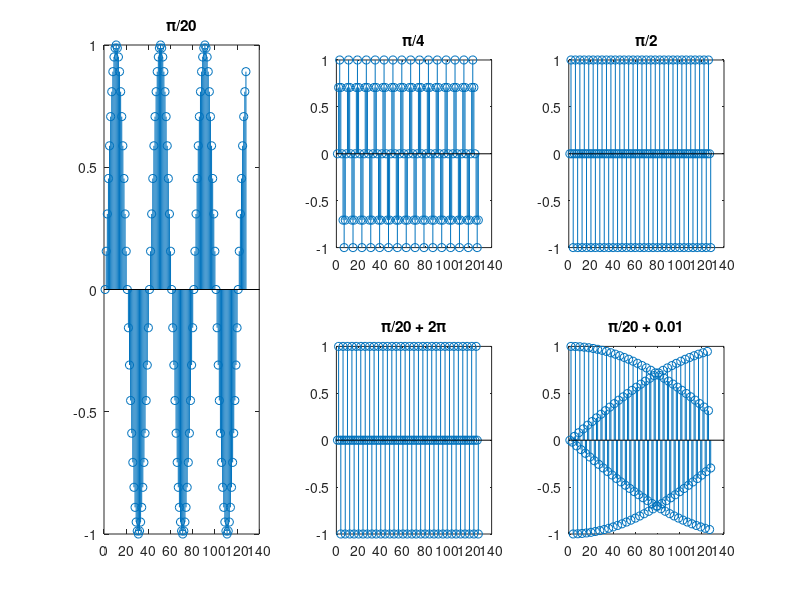

MATLAB code to generate this figure:
%sinusoidy o pulsacji znormalizowanej

n=[0:127];

xa=sin((pi/20)*n);
xb=sin((pi/4)*n);
xc=sin((pi/2)*n);
xd=sin((pi/2+2*pi)*n);
xe=sin((pi/2+0.01)*n);

subplot(131)
stem(xa)
title('\pi/20')
subplot(232)
stem(xb)
title('\pi/4')
subplot(233)
stem(xc)
title('\pi/2')
subplot(235)
stem(xd)
title('\pi/20 + 2\pi')
subplot(236)
stem(xe)
title('\pi/20 + 0.01')
